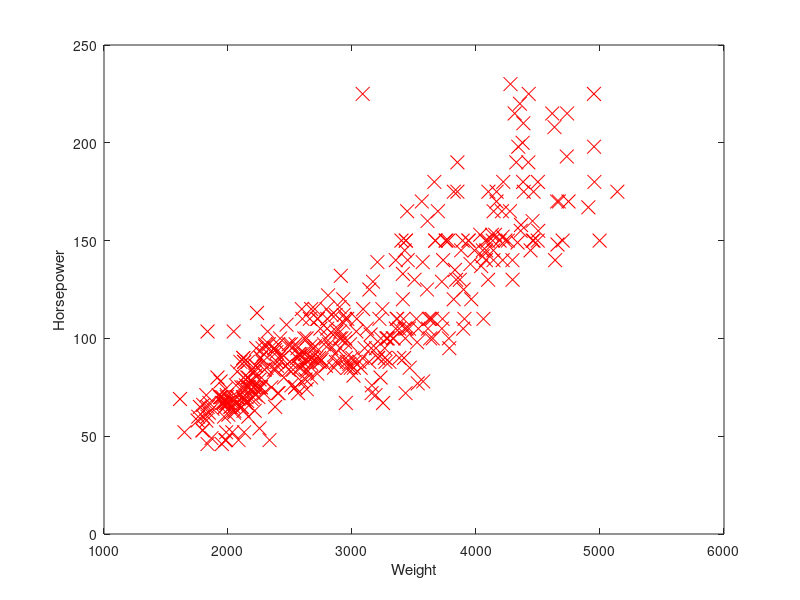

Here is the MATLAB script that generated this plot: (Note: this script raises an error after producing the figure.)
%% ==================== Part 1: Initialization ====================

% Clear the workspace and terminal
% clc; clear;

% Load the Data Set
% load polydata.mat;
load carbig.mat;

% Split the Data
% indices = randperm(length(Acceleration), round(length(Acceleration)*0.8));
% X_train = Acceleration(indices);
% y_train = Horsepower(indices);

% Get the X and y arrays
X = Weight;
y = Horsepower;

% Create Dataset
% x = 0:0.025:1;
% noise = randn(1,length(x));
% X = x+noise;
% X = X';
% y = sin(X);

% Number of examples in the dataset
m = size(y,1);

% Clean the Data for Nans
nanVals = find(isnan(y));
y(nanVals) = 0;
y(nanVals) = mean(y);
nanVals = find(isnan(X));
X(nanVals) = 0;
X(nanVals) = mean(X);

% Feature Scaling
X_orig = X; % Make copies
y_orig = y;
% X = (X - mean(X))/(std(X));
% y = (y - mean(y))/(std(y));

% Display the data
plot(X,y,'rx','MarkerSize',10);
xlabel('Weight'); 
ylabel('Horsepower');

% Add a row of zeros to the X matrix for the intercept
X = [ones(m,1), X];
X_orig = [ones(m,1), X_orig];
fprintf('Program paused. Press enter to continue.\n');
pause;

%% ==================== Part 2: Hyperparamters Setup ====================

% Weights values for slope and intercept of line - Initial Guess (0,0)
[~, weightSize] = size(X);
weightGD = zeros(weightSize,1);

% Gradient Decent Settings
%iterations = input('Enter the number of epochs: '); % Number of Epochs
%alpha = input('Enter the alpha: '); % Learning Rate
iterations = 3e3;
alpha = 1e-7;

%% ==================== Part 3: Cost and Gradient Calculation ====================
% Testing Initial Cost at weightGD (0,0)
fprintf('\nTesting the cost function ...\n')
J = costFunction(X, y, weightGD);
fprintf('With weightGD = [0 ; 0]\nCost computed = %f\n', J);


% Testing Initial Cost at weightGD (-1,2)
fprintf('\nTesting the cost function ...\n')
J = costFunction(X, y, randn(1,weightSize)');
fprintf('With weightGD = [-1 ; 2]\nCost computed = %f\n', J);

fprintf('Program paused. Press enter to continue.\n');
pause;

fprintf('\nRunning Gradient Descent ...\n')
% run gradient descent
tic;
[weightGD, J_hist]= gradDecent(X, y, weightGD, alpha, iterations);
time_elapsed = toc;
%% ==================== Part 4: Display the Best Fit Line ====================
% print weightGD to screen
fprintf('weightGD found by gradient descent:\n');
fprintf('%f\n', weightGD);
% Plot the linear fit
hold on; % keep previous plot visible
plot(X(:,2), X*weightGD, '-')
legend('Training data', 'Linear regression')
hold off % don't overlay any more plots on this figure

%% ==================== Part 5: Closed Form Implimentation ====================
weights = pinv(X'*X)*X'*y;
fprintf('Weights found by Closed Form:\n');
fprintf('%f\n', weights);
% Plot the linear fit using closed form
hold on; % keep previous plot visible
t = X*weights;
plot(X(:,2), t);
legend('Training data', 'Linear regression', 'Closed Form')
hold off % don't overlay any more plots on this figure

%% ==================== Part 6: Predictions ====================
% testVal = input('Enter the Value for which you wanna predict the answer: ');
% prediction = ( weightGD(2)*testVal + weightGD(1) ) / (std(X_orig(:,2))*10);
% fprintf('Predicted Answer using Gradient Decent = %f\n', prediction);
% prediction = ( weights(2)*testVal + weights(1) )  / (std(X_orig(:,2))*10);
% fprintf('Predicted Answer using Closed Form = %f\n', prediction);

%% ==================== Part 7: Accuracy ====================
% pred = X*weights;
% fprintf('\nTraining Set Accuracy: %f\n', mean(double(pred == y)) * 100);
